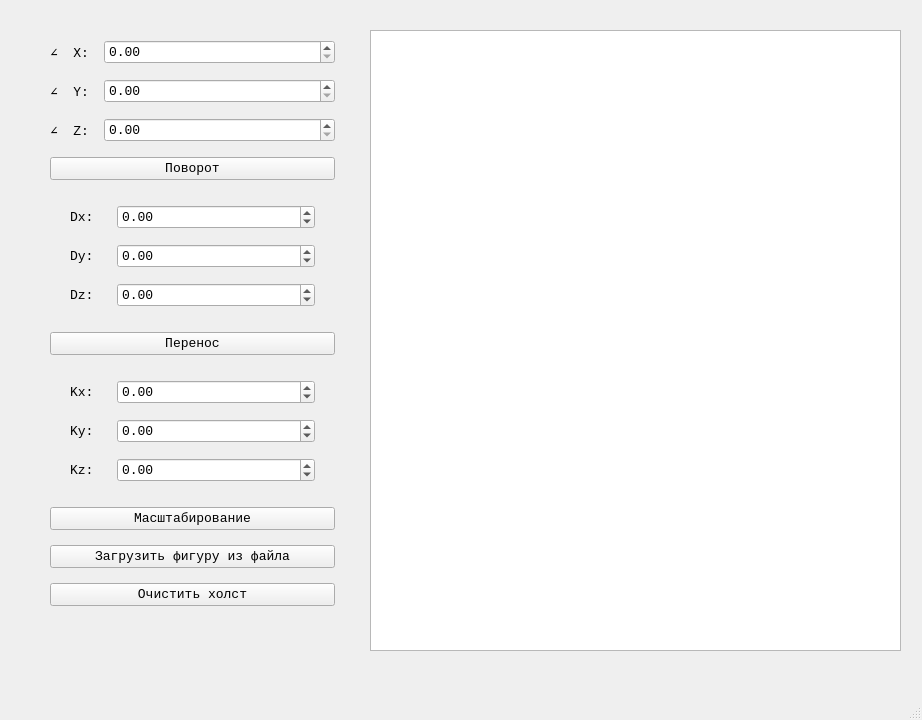
<?xml version="1.0" encoding="UTF-8"?>
<ui version="4.0">
 <class>MainWindow</class>
 <widget class="QMainWindow" name="MainWindow">
  <property name="geometry">
   <rect>
    <x>0</x>
    <y>0</y>
    <width>922</width>
    <height>720</height>
   </rect>
  </property>
  <property name="font">
   <font>
    <family>Consolas</family>
    <pointsize>10</pointsize>
   </font>
  </property>
  <property name="windowTitle">
   <string>MainWindow</string>
  </property>
  <property name="styleSheet">
   <string notr="true"/>
  </property>
  <widget class="QWidget" name="centralwidget">
   <widget class="QWidget" name="formLayoutWidget">
    <property name="geometry">
     <rect>
      <x>30</x>
      <y>30</y>
      <width>325</width>
      <height>634</height>
     </rect>
    </property>
    <layout class="QFormLayout" name="formLayout_2">
     <property name="rowWrapPolicy">
      <enum>QFormLayout::DontWrapRows</enum>
     </property>
     <property name="horizontalSpacing">
      <number>15</number>
     </property>
     <property name="verticalSpacing">
      <number>15</number>
     </property>
     <property name="leftMargin">
      <number>20</number>
     </property>
     <property name="topMargin">
      <number>10</number>
     </property>
     <property name="rightMargin">
      <number>20</number>
     </property>
     <property name="bottomMargin">
      <number>10</number>
     </property>
     <item row="0" column="0">
      <widget class="QLabel" name="label">
       <property name="text">
        <string>∠  X:</string>
       </property>
      </widget>
     </item>
     <item row="0" column="1">
      <widget class="QDoubleSpinBox" name="x_angle_spinbox">
       <property name="maximum">
        <double>360.000000000000000</double>
       </property>
      </widget>
     </item>
     <item row="1" column="0">
      <widget class="QLabel" name="label_2">
       <property name="text">
        <string>∠  Y:</string>
       </property>
      </widget>
     </item>
     <item row="1" column="1">
      <widget class="QDoubleSpinBox" name="y_angle_spinbox">
       <property name="maximum">
        <double>360.000000000000000</double>
       </property>
      </widget>
     </item>
     <item row="2" column="0">
      <widget class="QLabel" name="zLabel">
       <property name="text">
        <string>∠  Z:</string>
       </property>
      </widget>
     </item>
     <item row="2" column="1">
      <widget class="QDoubleSpinBox" name="z_angle_spinbox">
       <property name="maximum">
        <double>360.000000000000000</double>
       </property>
      </widget>
     </item>
     <item row="3" column="0" colspan="2">
      <widget class="QPushButton" name="rotate_button">
       <property name="styleSheet">
        <string notr="true"/>
       </property>
       <property name="text">
        <string>Поворот</string>
       </property>
      </widget>
     </item>
     <item row="5" column="0" colspan="2">
      <widget class="QPushButton" name="transition_button">
       <property name="text">
        <string>Перенос</string>
       </property>
      </widget>
     </item>
     <item row="4" column="0" colspan="2">
      <layout class="QFormLayout" name="formLayout_3">
       <property name="horizontalSpacing">
        <number>15</number>
       </property>
       <property name="verticalSpacing">
        <number>15</number>
       </property>
       <property name="leftMargin">
        <number>20</number>
       </property>
       <property name="topMargin">
        <number>10</number>
       </property>
       <property name="rightMargin">
        <number>20</number>
       </property>
       <property name="bottomMargin">
        <number>10</number>
       </property>
       <item row="0" column="0">
        <widget class="QLabel" name="label_3">
         <property name="text">
          <string>Dx: </string>
         </property>
        </widget>
       </item>
       <item row="0" column="1">
        <widget class="QDoubleSpinBox" name="Dx_spinbox">
         <property name="minimum">
          <double>-1000.000000000000000</double>
         </property>
         <property name="maximum">
          <double>1000.000000000000000</double>
         </property>
        </widget>
       </item>
       <item row="1" column="0">
        <widget class="QLabel" name="label_4">
         <property name="text">
          <string>Dy: </string>
         </property>
        </widget>
       </item>
       <item row="1" column="1">
        <widget class="QDoubleSpinBox" name="Dy_spinbox">
         <property name="minimum">
          <double>-1000.000000000000000</double>
         </property>
         <property name="maximum">
          <double>1000.000000000000000</double>
         </property>
        </widget>
       </item>
       <item row="2" column="0">
        <widget class="QLabel" name="label_5">
         <property name="text">
          <string>Dz: </string>
         </property>
        </widget>
       </item>
       <item row="2" column="1">
        <widget class="QDoubleSpinBox" name="Dz_spinbox">
         <property name="wrapping">
          <bool>false</bool>
         </property>
         <property name="frame">
          <bool>true</bool>
         </property>
         <property name="showGroupSeparator" stdset="0">
          <bool>true</bool>
         </property>
         <property name="minimum">
          <double>-1000.000000000000000</double>
         </property>
         <property name="maximum">
          <double>1000.000000000000000</double>
         </property>
         <property name="stepType">
          <enum>QAbstractSpinBox::DefaultStepType</enum>
         </property>
        </widget>
       </item>
      </layout>
     </item>
     <item row="6" column="0" colspan="2">
      <layout class="QFormLayout" name="formLayout_5">
       <property name="horizontalSpacing">
        <number>15</number>
       </property>
       <property name="verticalSpacing">
        <number>15</number>
       </property>
       <property name="leftMargin">
        <number>20</number>
       </property>
       <property name="topMargin">
        <number>10</number>
       </property>
       <property name="rightMargin">
        <number>20</number>
       </property>
       <property name="bottomMargin">
        <number>10</number>
       </property>
       <item row="0" column="0">
        <widget class="QLabel" name="label_6">
         <property name="text">
          <string>Kx: </string>
         </property>
        </widget>
       </item>
       <item row="0" column="1">
        <widget class="QDoubleSpinBox" name="Kx_spinbox">
         <property name="minimum">
          <double>-1000.000000000000000</double>
         </property>
         <property name="maximum">
          <double>1000.000000000000000</double>
         </property>
        </widget>
       </item>
       <item row="1" column="0">
        <widget class="QLabel" name="label_7">
         <property name="text">
          <string>Ky: </string>
         </property>
        </widget>
       </item>
       <item row="1" column="1">
        <widget class="QDoubleSpinBox" name="Ky_spinbox">
         <property name="minimum">
          <double>-1000.000000000000000</double>
         </property>
         <property name="maximum">
          <double>1000.000000000000000</double>
         </property>
        </widget>
       </item>
       <item row="2" column="0">
        <widget class="QLabel" name="label_8">
         <property name="text">
          <string>Kz: </string>
         </property>
        </widget>
       </item>
       <item row="2" column="1">
        <widget class="QDoubleSpinBox" name="Kz_spinbox">
         <property name="minimum">
          <double>-1000.000000000000000</double>
         </property>
         <property name="maximum">
          <double>1000.000000000000000</double>
         </property>
        </widget>
       </item>
      </layout>
     </item>
     <item row="7" column="0" colspan="2">
      <widget class="QPushButton" name="scale_button">
       <property name="text">
        <string>Масштабирование</string>
       </property>
      </widget>
     </item>
     <item row="8" column="0" colspan="2">
      <widget class="QPushButton" name="read_obj_button">
       <property name="text">
        <string>Загрузить фигуру из файла</string>
       </property>
      </widget>
     </item>
     <item row="9" column="0" colspan="2">
      <widget class="QPushButton" name="clear_scene_button">
       <property name="text">
        <string>Очистить холст</string>
       </property>
      </widget>
     </item>
    </layout>
   </widget>
   <widget class="QGraphicsView" name="graphicsView">
    <property name="geometry">
     <rect>
      <x>370</x>
      <y>30</y>
      <width>531</width>
      <height>621</height>
     </rect>
    </property>
   </widget>
  </widget>
  <widget class="QMenuBar" name="menubar">
   <property name="geometry">
    <rect>
     <x>0</x>
     <y>0</y>
     <width>922</width>
     <height>26</height>
    </rect>
   </property>
  </widget>
  <widget class="QStatusBar" name="statusbar"/>
 </widget>
 <resources/>
 <connections/>
</ui>
